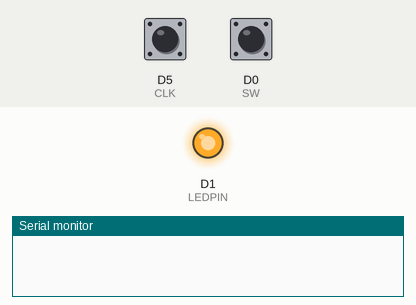
Bench run of a sketch on a simulated ESP8266 (Wemos D1 mini). Shown: output pins drawn as LEDs (lit = HIGH), the last lines printed to the serial monitor. The test bench sets the inputs (shaded band); at power-on: D0 (SW) HIGH, D5 (CLK) HIGH.

Above: at 1.2 s.
1.3 s: D0 (SW) pulled LOW for 0.15 s
At 1.37 s:
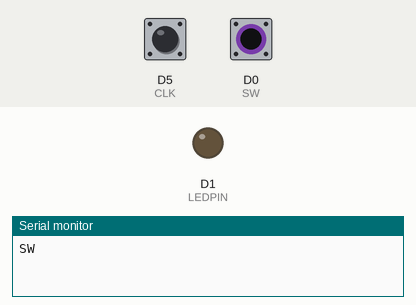
4.6 s: D0 (SW) pulled LOW for 3.2 s
At 8.9 s:
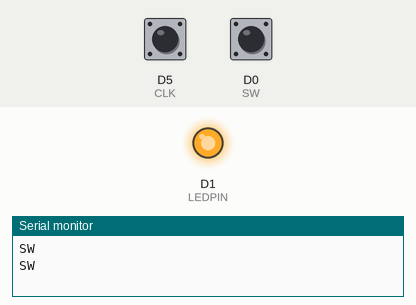
Timing chart, 0 to 10.4 s (numbered marks = the images above; inputs shaded):
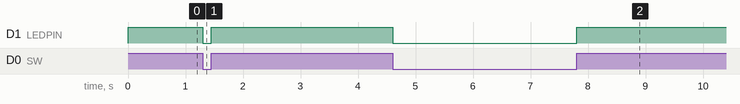

Measured:
- after the input at 1.3 s, D1 (LEDPIN): HIGH → LOW at once, → HIGH 0.15 s later
- after the input at 4.6 s, D1 (LEDPIN): HIGH → LOW at once, → HIGH 3.2 s later

The sketch:

main.ino
```cpp
#define CLK D5
#define DT D6
#define SW D0
int LEDPIN = D1;


int counter = 0;
int currentStateCLK;
int lastStateCLK;
String currentDir ="";
unsigned long lastButtonPress = 0;

void setup () {

	Serial.begin(9600);

	pinMode(LEDPIN, OUTPUT);

	pinMode(CLK, INPUT);
	pinMode(DT, INPUT);
	pinMode(SW, INPUT);
	lastStateCLK = digitalRead(CLK);
}

void loop () {
	currentStateCLK = digitalRead(CLK);
	if (currentStateCLK != lastStateCLK  && currentStateCLK == 1){
		if (digitalRead(DT) != currentStateCLK) {
			counter --;
			currentDir ="CCW";
		} else {
			// Encoder is rotating CW so increment
			counter ++;
			currentDir ="CW";
		}
		/*Serial.print("Direction: ");*/
		Serial.println(currentDir);
		/*Serial.print(" | Counter: ");*/
		/*Serial.println(counter);*/
	}
	lastStateCLK = currentStateCLK;

	int btnState = digitalRead(SW);
	//If we detect LOW signal, button is pressed
	if (btnState == LOW) {
		//if 50ms have passed since last LOW pulse, it means that the
		//button has been pressed, released and pressed again
		if (millis() - lastButtonPress > 50) {
		    digitalWrite(LEDPIN, LOW);
			Serial.println("SW");
		}

		// Remember last button press event
		lastButtonPress = millis();
	} else {
		digitalWrite(LEDPIN, HIGH);
	}


	// Put in a slight delay to help debounce the reading
	delay(1);
}
```
